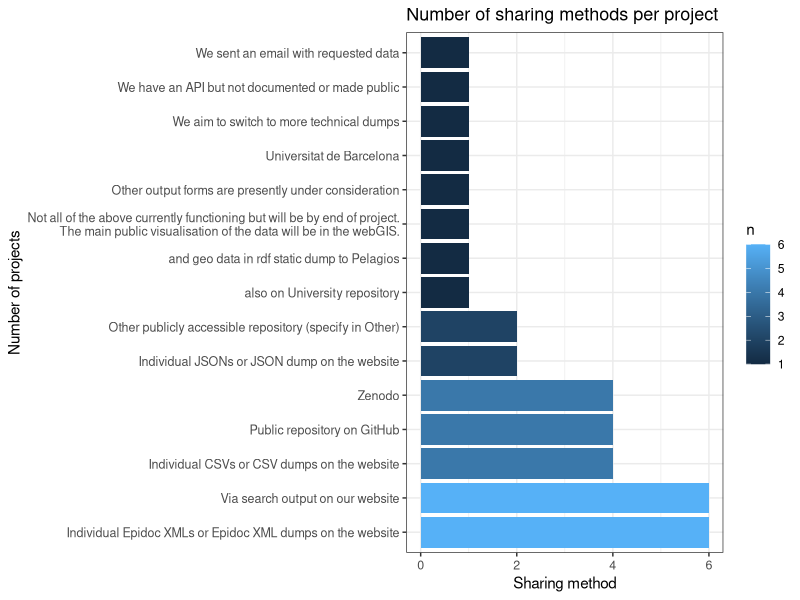
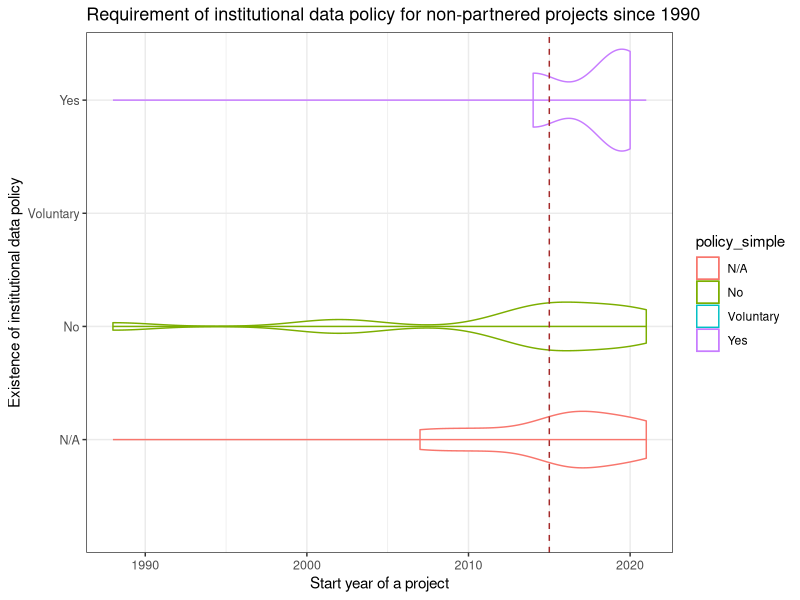
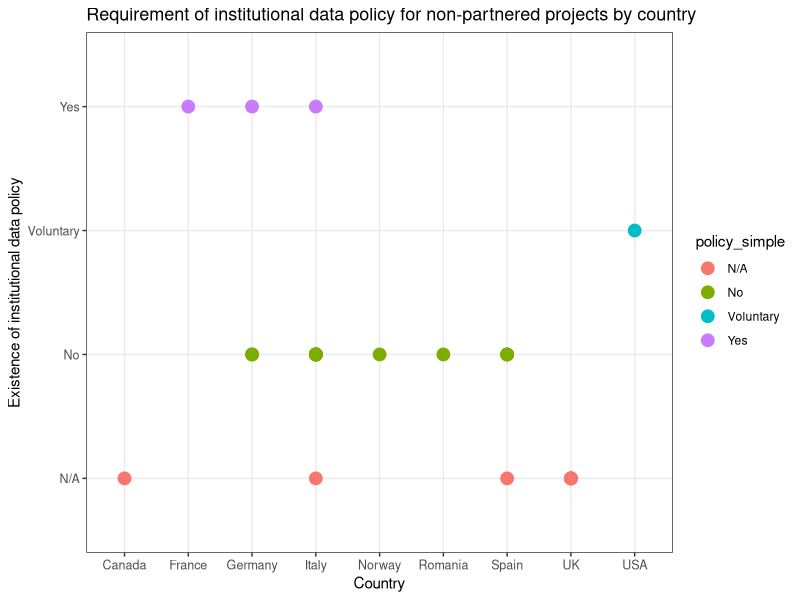

The R script that drew these images, in order:
## ---- chunk 1
knitr::opts_chunk$set(echo = FALSE)

library(tidyverse)
## ---- chunk 2
# loading data from TSV file
partners_all<- read_tsv("../data/01_scoping_survey_anonymised.tsv")
## ---- chunk 3
#filtering out partners who did not give consent to publish the anonymised data

partners <- partners_all %>% 
  filter(`Do you consent on publishing the anonymised data in the form of written short report open to public and accessible via the FAIR Epigraphy infrastructure (website, GitHub, Twitter)? You can always revoke your consent by sending an email to petra.hermankova@uni-mainz.de` == "Yes, I give my consent")

## ---- chunk 4
partners_language <- as.data.frame(unlist(str_split(partners$Language_clean, "; ")))
colnames(partners_language) <- c("language")

partners_language_ratio <- partners_language %>% 
  count(language, sort=T) %>% 
  mutate(ratio = round(n/(sum(n)/100)))
partners_language_ratio
## ---- chunk 5
partner_language_count<- str_count(partners$Language_clean, ";")+1
## ---- chunk 6
partners$Language_clean
## ---- chunk 7
partners %>% 
  count(Website)
## ---- chunk 8
IT <- partners %>% 
  count(`Does you project have an IT specialist(s)?`, sort=T) %>% 
  rename(IT_spec = `Does you project have an IT specialist(s)?`) %>% 
  mutate(ratio = round(n/(sum(n)/100)))
IT
## ---- chunk 9
format <- partners %>% 
  count(`Our projects stores epigraphic data in the following formats`, sort=T) %>% 
  rename(format = `Our projects stores epigraphic data in the following formats`) %>% 
  mutate(no_format = str_count(format, ",") + 1)
format
## ---- chunk 10
epidoc <- sum(str_detect(partners$`Our projects stores epigraphic data in the following formats`, "Epidoc XML"))
json <- sum(str_detect(partners$`Our projects stores epigraphic data in the following formats`, "JSON"))
rdf <- sum(str_detect(partners$`Our projects stores epigraphic data in the following formats`, "RDF"))
csv <- sum(str_detect(partners$`Our projects stores epigraphic data in the following formats`, "CSV"))
sql <- sum(str_detect(partners$`Our projects stores epigraphic data in the following formats`, "SQL"))
## ---- chunk 11
share<- partners %>% 
  count(`Do you share your data outside of your project`, sort=T) %>% 
  rename(share = `Do you share your data outside of your project`) %>% 
  mutate(ratio = round((n/(sum(n)/100))))
share
## ---- chunk 12
outshare<- partners %>% 
  count(`How do share your data with users outside your project`, sort=T) %>% 
  rename(share_all = `How do share your data with users outside your project`) %>% 
  mutate(share_method = str_count(share_all, "; ") + 1) 

outshare
## ---- chunk 13

sharingserv <- as.data.frame(unlist(str_split(partners$`How do share your data with users outside your project`, "; ")))
colnames(sharingserv) <- c("service")


sharing_service <- sharingserv %>% 
  count(service, sort= T) 

sharingplot<- sharing_service %>% 
  ggplot() + 
  geom_col(aes(y= reorder(service, -n), x= n, fill = n), width = 0.9) + 
  scale_y_discrete(labels = function(x) str_wrap(x, width = 75))  +
  ggtitle("Number of sharing methods per project") +
  xlab("Sharing method") + ylab("Number of projects") +
  #coord_flip() +
  theme_bw() +
  #coord_cartesian(xlim = c(0, 5)) +
  theme(axis.text = element_text(size = 9)) +
  theme(plot.title = element_text(size = 13))

sharingplot
## ---- chunk 14
policies <- partners %>% 
  mutate(policies = `Does your institution of funding body require your project to comply with any data policies (e.g., FAIR principles, data storage, data sharing, Open Science)?`) %>% 
  count(policies, sort=T) %>% 
  mutate(ratio = round((n/(sum(n)/100))))
policies
## ---- chunk 15
unique(na.omit(partners$`If you have answered YES in the previous question, please specify what are the policies, or provide link.`))
## ---- chunk 16
stand_term <- as.data.frame(unlist(str_split(partners$`Standardized terminologies: The project uses the following systems (check all that apply)`, ", ")))
colnames(stand_term) <- c("standard_terminologies")

stand_term_ratio<- stand_term %>% 
  count(standard_terminologies, sort= T) %>% 
  mutate(ratio = round(n/(nrow(partners)/100)))  

stand_term_ratio
## ---- chunk 17
stand_method<- partners %>% 
  #count(`Standardized terminologies: The project uses the following systems (check all that apply)`, sort=T) %>% 
  rename(stand_all = `Standardized terminologies: The project uses the following systems (check all that apply)`) %>% 
  mutate(standard_method_no = str_count(stand_all, ", ") + 1)  %>% 
  select(standard_method_no) %>% 
  count(standard_method_no) %>% 
  mutate(ratio = round(n/(nrow(partners)/100)))
stand_method
## ---- chunk 18
lod <- as.data.frame(unlist(str_split(partners$`Linked Open Data: The project uses the following systems (check all that apply)`, ", ")))
colnames(lod) <- c("linked_data")


lod_ratio<- lod %>% 
  count(linked_data, sort= T) %>% 
  mutate(ratio = round(n/(sum(n)/100))) %>% 
  mutate(ratio_all_proj = round(n/(nrow(partners)/100)))
lod_ratio

## ---- chunk 19
# loading data from TSV file
projects_all<- read_tsv("../data/02_scoping_survey_anonymised.tsv")

projects <- projects_all %>% 
  filter(`Do you consent on publishing the anonymised data in the form of written short report open to public and accessible via the FAIR Epigraphy infrastructure (website, GitHub, Twitter)?` == "Yes")
## ---- chunk 20
proj_act<- projects %>% 
  count(`Is the project still active?`, sort=T) %>% 
  rename(status = `Is the project still active?`) %>% 
  mutate(ratio = round(n/(sum(n)/100)))
proj_act
## ---- chunk 21
projects_language <- as.data.frame(unlist(str_split(projects$Language_clean, "; ")))
colnames(projects_language) <- c("language")

projects_language_ratio <- projects_language %>% 
  count(language, sort=T) %>% 
  mutate(ratio = round(n/(sum(n)/100)))
projects_language_ratio
## ---- chunk 22
project_language_count<- str_count(projects$Language_clean, ";")+1
## ---- chunk 23
unique(projects$Language_clean)
## ---- chunk 24
projects %>% 
  count(Website, sort=T)
## ---- chunk 25
IT2 <- projects %>% 
  count(`Does you project have an IT specialist(s)?`, sort=T) %>% 
  rename(IT_spec = `Does you project have an IT specialist(s)?`) %>% 
  #na.omit(IT_spec) %>% 
  mutate(ratio = round(n/(nrow(projects)/100)))
IT2
## ---- chunk 26
format2 <- projects %>% 
  count(`Our projects stores epigraphic data in the following formats`, sort=T) %>% 
  rename(format = `Our projects stores epigraphic data in the following formats`) %>% 
  filter(format != "N/A") %>% 
  mutate(no_format = str_count(format, ",") + 1)
format2
## ---- chunk 27
epidoc2 <- sum(str_detect(projects$`Our projects stores epigraphic data in the following formats`, "Epidoc XML"))
json2 <- sum(str_detect(projects$`Our projects stores epigraphic data in the following formats`, "JSON"))
rdf2 <- sum(str_detect(projects$`Our projects stores epigraphic data in the following formats`, "RDF"))
csv2 <- sum(str_detect(projects$`Our projects stores epigraphic data in the following formats`, "CSV"))
sql2 <- sum(str_detect(projects$`Our projects stores epigraphic data in the following formats`, "SQL"))
## ---- chunk 28
active_proj <- nrow(filter(projects, `Is the project still active?`%in% c("Yes")))
## ---- chunk 29
share2<- projects %>% 
  count(`Do you share your data outside of your project`, sort=T) %>% 
  rename(share = `Do you share your data outside of your project`) %>% 
  filter(share != "N/A") %>% 
  mutate(ratio = round((n/(sum(n)/100))))
share2
## ---- chunk 30
outshare2<- projects %>% 
  count(`How do share your data with users outside your project`, sort=T) %>% 
  rename(share_all = `How do share your data with users outside your project`) %>%
  filter(share_all != "N/A") %>% 
  mutate(share_method = str_count(share_all, "[,|;] ") + 1) 

outshare2
## ---- chunk 31
closed_proj <- nrow(filter(projects, `Is the project still active?`%in% c("No, the project is closed", "Currently not, but we are considering a re-start")))
## ---- chunk 32
share_cl<- projects %>% 
  rename(share = `Is the data created by your project accessible?`) %>%
  filter(share !="N/A") %>% 
  count(share, sort=T) %>% 
  mutate(ratio = round((n/(sum(closed_proj)/100))))
share_cl
## ---- chunk 33
sharing_clac <- as_tibble(unlist(str_split(projects$`Our project data are accessible via (check all that apply):`, ", ")))
colnames(sharing_clac) <- c("service")


sharing_claccess <- sharing_clac %>% 
  filter(service != "N/A") %>% 
  count(service, sort= T) %>% 
  mutate(ratio = round((n/(sum(closed_proj)/100))))
sharing_claccess
## ---- chunk 34
policies2 <- projects %>% 
  mutate(policies = `Does your institution of funding body require your project to comply with any data policies (e.g., FAIR principles, data storage, data sharing, Open Science)?`) %>% 
  filter(policies != "N/A") %>% 
  count(policies, sort=T) %>% 
  mutate(ratio = round((n/(sum(n)/100))))
  
policies2
## ---- chunk 35
unique(na.omit(projects$`If you have answered YES in the previous question, please specify what are the policies, or provide link.`))
## ---- chunk 36
policies2_length<- projects %>% 
  select(Length_numeric_years, `Does your institution of funding body require your project to comply with any data policies (e.g., FAIR principles, data storage, data sharing, Open Science)?`) %>% 
  mutate(policy = `Does your institution of funding body require your project to comply with any data policies (e.g., FAIR principles, data storage, data sharing, Open Science)?`)
  
policies2_length$policy_simple <- ifelse(grepl("Neither our grant funding*", policies2_length$policy), "Voluntary", 
                                        ifelse(grepl("Policies are on the way*|Not with an official request*|We don't work for any institution*", policies2_length$policy), "No", 
                                               ifelse(grepl("The French National Centre for Scientific Research strongly encourages its members to comply*|Not with an official request*", policies2_length$policy), "Yes",
                                                                                policies2_length$policy)))

policies2_length$Length_numeric_years <- as.numeric(policies2_length$Length_numeric_years)

policies2_length_mean<- policies2_length %>% group_by(policy_simple) %>% 
  summarise_at(vars(Length_numeric_years), list(average_duration_yr = mean))
## ---- chunk 37
policies2_length_mean
## ---- chunk 38
# loading data from TSV file
projects_post<- read_tsv("../data/02_scoping_survey_anonymised_PostSurvey.tsv")
## ---- chunk 39
# merging with the original dataset
projects_comb <- merge(x=projects, y=projects_post, by="ID_anon")

projects_comb$YearStarted <- as.numeric(projects_comb$YearStarted)

#processing
policy_year_started<- projects_comb %>% 
  select(YearStarted, `Does your institution of funding body require your project to comply with any data policies (e.g., FAIR principles, data storage, data sharing, Open Science)?`) %>% 
  mutate(policy = `Does your institution of funding body require your project to comply with any data policies (e.g., FAIR principles, data storage, data sharing, Open Science)?`)
  
policy_year_started$policy_simple <- ifelse(grepl("Neither our grant funding*", policy_year_started$policy), "Voluntary", 
                                        ifelse(grepl("Policies are on the way*|Not with an official request*|We don't work for any institution*", policy_year_started$policy), "No", 
                                               ifelse(grepl("The French National Centre for Scientific Research strongly encourages its members to comply*|Not with an official request*", policy_year_started$policy), "Yes",
                                                                                policy_year_started$policy)))
## ggplot policy by years started

policy_year_started %>% 
  filter(YearStarted>1950) %>% 
  ggplot(aes(x=YearStarted, y=policy_simple, color=policy_simple))+
  geom_violin() +
  #geom_point(aes(x=YearStarted, y=policy_simple))
  geom_density()+
  geom_vline(xintercept=2015, linetype=2, colour="brown") +
  ggtitle("Requirement of institutional data policy for non-partnered projects since 1990") +
  xlab("Start year of a project") + ylab("Existence of institutional data policy") +
  #coord_flip() +
  theme_bw() +
  #coord_cartesian(xlim = c(0, 5)) +
  theme(axis.text = element_text(size = 9)) +
  theme(plot.title = element_text(size = 13))

## ---- chunk 40
#processing
policy_country<- projects_comb %>% 
  select(YearStarted, `Does your institution of funding body require your project to comply with any data policies (e.g., FAIR principles, data storage, data sharing, Open Science)?`, Country) %>% 
  mutate(policy = `Does your institution of funding body require your project to comply with any data policies (e.g., FAIR principles, data storage, data sharing, Open Science)?`)
  
policy_country$policy_simple <- ifelse(grepl("Neither our grant funding*", policy_year_started$policy), "Voluntary", 
                                        ifelse(grepl("Policies are on the way*|Not with an official request*|We don't work for any institution*", policy_year_started$policy), "No", 
                                               ifelse(grepl("The French National Centre for Scientific Research strongly encourages its members to comply*|Not with an official request*", policy_year_started$policy), "Yes",
                                                                                policy_year_started$policy)))
  
## ggplot policy by countries
policy_country %>% 
  filter(YearStarted>1950) %>% 
  ggplot(aes(x=Country, y=policy_simple, color=policy_simple))+
  geom_point(aes(x=Country, y=policy_simple), size=4) +
  ggtitle("Requirement of institutional data policy for non-partnered projects by country") +
  xlab("Country") + ylab("Existence of institutional data policy") +
  #coord_cartesian(xlim = c(0, 5)) +
  theme_bw() +
  theme(axis.text = element_text(size = 9)) +
  theme(plot.title = element_text(size = 13))
## ---- chunk 41
fair<- projects %>% 
  mutate(policy = `Are you familiar with the FAIR data principles?`) %>%
  count(policy, sort=T) %>% 
  mutate(ratio = round(n/(sum(n)/100)))
fair
## ---- chunk 42
stand_term2 <- as.data.frame(unlist(str_split(projects$`Standardized terminologies: The project uses the following systems (check all that apply)`, ", ")))
colnames(stand_term2) <- c("standard_terminologies")


stand_term_ratio2<- stand_term2 %>% 
  count(standard_terminologies, sort= T) %>% 
  mutate(ratio = round(n/(sum(n)/100)))

stand_term_ratio2
## ---- chunk 43
policy_share<- projects %>% 
  mutate(policy_share = `Are you willing to share the standardized terminologies used in your project with us (e.g. type of inscription vocabularies, type of material etc.)`) %>% 
  count(policy_share, sort=T) %>% 
  mutate(ratio = round(n/(sum(n)/100)))
  
policy_share
## ---- chunk 44
lod2 <- as.data.frame(unlist(str_split(projects$`Linked Open Data: The project uses the following systems (check all that apply)`, ", ")))
colnames(lod2) <- c("linked_data")


lod_ratio2<- lod2 %>% 
  count(linked_data, sort= T) %>% 
  mutate(ratio = round(n/(nrow(projects)/100)))

lod_ratio2
## ---- chunk 45
lod_future <- as.data.frame(unlist(str_split(partners$`Select all options your project like to be able to use within the next three years:`, ", ")))
colnames(lod_future) <- c("lod_f")


lod_f_ratio<- lod_future %>% 
  count(lod_f, sort= T) %>% 
  mutate(ratio_all_proj = round(n/(nrow(partners)/100)))
lod_f_ratio
## ---- chunk 46
lod_ideas <- as.data.frame(unlist(str_split(partners$`Select all items your project would benefit from in the next three years:`, ", ")))
colnames(lod_ideas) <- c("lod_i")


lod_i_ratio<- lod_ideas %>% 
  count(lod_i, sort= T) %>% 
  mutate(ratio_all_proj = round(n/(nrow(partners)/100)))

lod_i_ratio
## ---- chunk 47
unique(na.omit(partners$`Your personal wish list. Provide a description of potential tasks and issues the FAIR Epigraphy can help your project within the next three years (and beyond)`))
## ---- chunk 48
lod_future2 <- as.data.frame(unlist(str_split(projects$`Select all options your project like to be able to use within the next three years:`, ", ")))
colnames(lod_future2) <- c("lod_f")


lod_f_ratio2<- lod_future2 %>% 
  count(lod_f, sort= T) %>% 
  mutate(ratio_all_proj = round(n/(nrow(projects)/100)))
lod_f_ratio2
## ---- chunk 49
lod_ideas2 <- as.data.frame(unlist(str_split(projects$`Select all items your project would benefit from in the next three years:`, ", ")))
colnames(lod_ideas2) <- c("lod_i")


lod_i_ratio2<- lod_ideas2 %>% 
  count(lod_i, sort= T) %>% 
  mutate(ratio_all_proj = round(n/(nrow(projects)/100)))

lod_i_ratio2
## ---- chunk 50
unique(na.omit(projects$`Your personal wish list. Provide a description of potential tasks and issues the FAIR Epigraphy can help your project within the next three years (and beyond)`))
